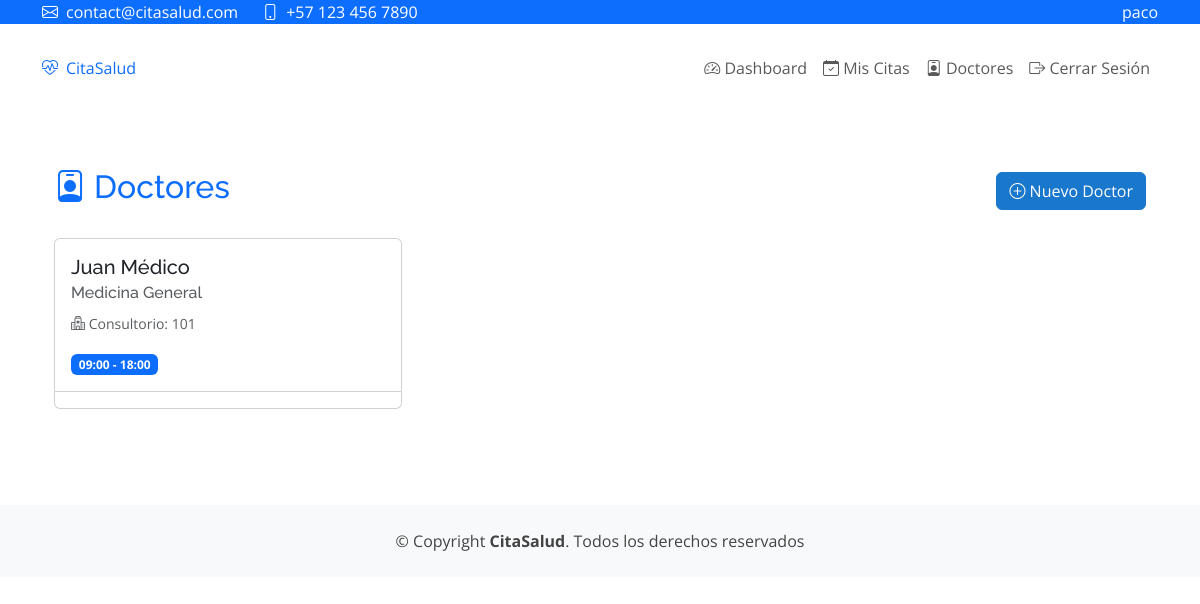
Screenshot of /dashboard/doctores/ (signed in) with the database file from the repository.
### app_citas/models.py (models this page shows, shortened)
class Doctor(models.Model):
    usuario = models.OneToOneField(User, on_delete=models.CASCADE)
    numero_colegiado = models.CharField(max_length=50, blank=True, null=True)
    especialidad_principal = models.ForeignKey(
        Especialidad,
        on_delete=models.CASCADE,
        related_name='doctores_principal'
    )
    especialidades_adicionales = models.ManyToManyField(
        Especialidad,
        related_name='doctores_adicionales',
        blank=True
    )
    titulo = models.CharField(max_length=100, blank=True)
    consultorio = models.CharField(max_length=50, blank=True)
    biografia = models.TextField(blank=True)
    activo = models.BooleanField(default=True)
    horario_inicio = models.TimeField(default='09:00')
    horario_fin = models.TimeField(default='18:00')
    class Meta:
        verbose_name = "Doctor"
        verbose_name_plural = "Doctores"

class Especialidad(models.Model):
    nombre = models.CharField(max_length=100)
    descripcion = models.TextField()
    icono = models.CharField(max_length=50, help_text="Nombre del ícono de FontAwesome", default="fa-stethoscope")
    color = models.CharField(max_length=20, default="primary")
    activo = models.BooleanField(default=True)
    created_at = models.DateTimeField(auto_now_add=True)
    updated_at = models.DateTimeField(auto_now=True)
    class Meta:
        verbose_name_plural = "Especialidades"
        ordering = ['nombre']
    def __str__(self):
        return self.nombre

### app_citas/views.py (the view)
# urls.py: path('doctores/', views.lista_doctores, name='lista_doctores'),
@login_required
def lista_doctores(request):
    doctores = Doctor.objects.select_related('usuario', 'especialidad_principal').filter(activo=True)
    return render(request, 'app_citas/doctores/lista_doctores.html', {
        'doctores': doctores
    })

### templates/app_citas/doctores/lista_doctores.html (shortened to what this page needs)
{% extends 'base.html' %}
{% load static %}
{% block content %}
<div class="container py-4">
    <div class="d-flex justify-content-between align-items-center mb-4">
        <h2 class="text-primary">
            <i class="bi bi-person-badge"></i> Doctores
        </h2>
        {% if user.is_staff %}
        <a href="{% url 'admin:app_citas_doctor_add' %}" class="btn btn-primary">
            <i class="bi bi-plus-circle"></i> Nuevo Doctor
        </a>
        {% endif %}
    </div>
    <div class="row row-cols-1 row-cols-md-3 g-4">
        {% for doctor in doctores %}
        <div class="col">
            <div class="card h-100">
                <div class="card-body">
                    <h5 class="card-title">{{ doctor.usuario.get_full_name }}</h5>
                    <h6 class="card-subtitle mb-2 text-muted">{{ doctor.especialidad_principal }}</h6>
                    <p class="card-text">
                        <small class="text-muted">
                            <i class="bi bi-hospital"></i> Consultorio: {{ doctor.consultorio }}
                        </small>
                    </p>
                    <div class="mt-3">
                        <span class="badge bg-primary">
                            {{ doctor.horario_inicio|time:"H:i" }} - {{ doctor.horario_fin|time:"H:i" }}
                        </span>
                    </div>
                </div>
                <div class="card-footer bg-transparent">
                </div>
            </div>
        </div>
        {% empty %}
        <div class="col-12">
            <div class="alert alert-info">
                No hay doctores disponibles en este momento.
            </div>
        </div>
        {% endfor %}
    </div>
</div>
{% endblock %}

### templates/base.html (shortened to what this page needs)
{% load static %}
<!DOCTYPE html>
<html lang="es">
<head>
    <link href="https://cdn.jsdelivr.net/npm/bootstrap@5.3.0/dist/css/bootstrap.min.css" rel="stylesheet">
    <link href="https://cdn.jsdelivr.net/npm/bootstrap-icons@1.10.0/font/bootstrap-icons.css" rel="stylesheet">
    <link href="{% static 'css/main.css' %}" rel="stylesheet">
</head>
<body>
    <div id="topbar" class="fixed-top bg-primary">
        <div class="container d-flex justify-content-between align-items-center">
            <div class="contact-info d-flex align-items-center text-white">
                <i class="bi bi-envelope me-2"></i> contact@citasalud.com
                <i class="bi bi-phone ms-4 me-2"></i> +57 123 456 7890
            </div>
            {% if user.is_authenticated %}
            <div class="d-flex align-items-center">
                <span class="text-white">{{ user.get_full_name|default:user.username }}</span>
            </div>
            {% endif %}
        </div>
    </div>
    <header id="header" class="fixed-top" style="margin-top: 40px;">
        <div class="container d-flex align-items-center justify-content-between">
            <a href="{% url 'app_citas:dashboard' %}" class="logo d-flex align-items-center">
                <i class="bi bi-heart-pulse text-primary me-2"></i>
                <span class="text-primary">CitaSalud</span>
            </a>
            <nav class="navbar navbar-expand-lg">
                <div class="collapse navbar-collapse" id="navbarNav">
                    <ul class="navbar-nav ms-auto">
                        {% if user.is_authenticated %}
                            <li class="nav-item">
                                <a class="nav-link" href="{% url 'app_citas:dashboard' %}">
                                    <i class="bi bi-speedometer2"></i> Dashboard
                                </a>
                            </li>
                            <li class="nav-item">
                                <a class="nav-link" href="{% url 'app_citas:lista_citas' %}">
                                    <i class="bi bi-calendar-check"></i> Mis Citas
                                </a>
                            </li>
                            <li class="nav-item">
                                <a class="nav-link" href="{% url 'app_citas:lista_doctores' %}">
                                    <i class="bi bi-person-badge"></i> Doctores
                                </a>
                            </li>
                            <li class="nav-item">
                                <a class="nav-link" href="{% url 'logout' %}">
                                    <i class="bi bi-box-arrow-right"></i> Cerrar Sesión
                                </a>
                            </li>
                        {% endif %}
                    </ul>
                </div>
            </nav>
        </div>
    </header>
    <main id="main" style="margin-top: 120px;">
        <div class="container py-4">
            {% block content %}{% endblock %}
        </div>
    </main>
    <footer id="footer" class="bg-light mt-5">
        <div class="container py-4">
            <div class="copyright text-center">
                &copy; Copyright <strong><span>CitaSalud</span></strong>. Todos los derechos reservados
            </div>
        </div>
    </footer>
</body>
</html>

### static/css/main.css (style rules this page uses)
:root { --primary-color: #1977cc; --secondary-color: #2c4964; --accent-color: #65c9cd; }
body { font-family: "Open Sans", sans-serif; color: #444444; }
a { color: var(--primary-color); text-decoration: none; }
h1, h2, h3, h4, h5, h6 { font-family: "Raleway", sans-serif; }
.btn-primary { background: var(--primary-color); border-color: var(--primary-color); }

### rows the page displays
Doctor: usuario.get_full_name "Juan Médico", especialidad_principal "Medicina General", consultorio "101", horario_inicio "09:00", horario_fin "18:00"

### other values shown
{{ user.get_full_name|default:user.username }} "paco"
